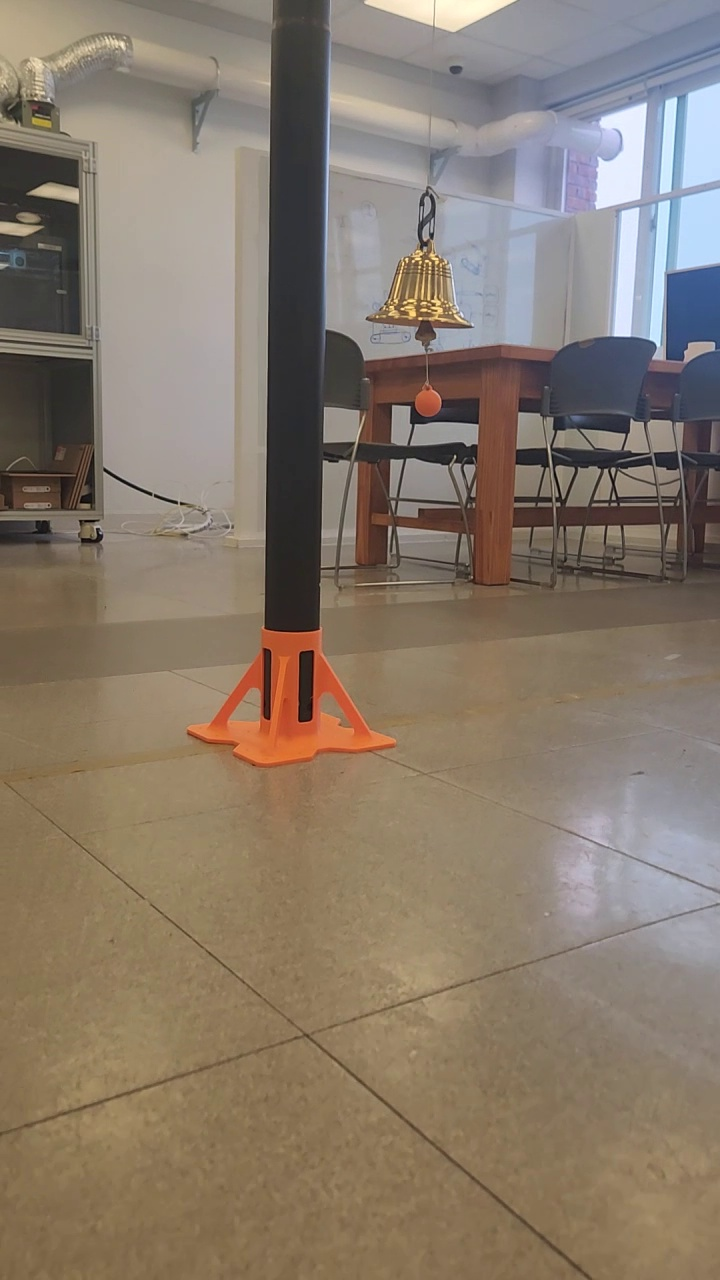
#> input picture data/roboflow/dataset (before modifications)/images/train/20260403_172554_00003.jpg, 720 x 1280 px; its folder holds only this picture in this run
$ python -i bell_trigger_features.py   (imports and definitions only)
#> lines starting #> are read from the running program, lines starting #| are printed output that depends on the picture; after the words box and inside, x2 and y2 are one past the last pixel; in counts of white or black regions, pixels touching at a corner belong together
#> further down, picture is the input picture: shape (1280, 720, 3); mean B, G, R 107.3, 121.8, 135.5
from dataclasses import asdict, dataclass
from pathlib import Path

import cv2
import numpy as np


IMAGE_EXTS = {".jpg", ".jpeg", ".png", ".bmp", ".webp"}

FEATURE_NAMES = [
    "warm_ratio",
    "bright_ratio",
    "edge_ratio",
    "largest_blob_ratio",
    "mean_saturation",
    "mean_value",
    "std_value",
    "p90_value",
    "p10_value",
    "dark_ratio",
    "high_saturation_ratio",
]


@dataclass
class RoiConfig:
    x: float = 0.0
    y: float = 0.0
    w: float = 1.0
    h: float = 1.0


@dataclass
class BellFeatureConfig:
    warm_h_min: int = 5
    warm_h_max: int = 40
    warm_s_min: int = 35
    warm_v_min: int = 40
    bright_v_min: int = 170
    bright_s_max: int = 130
    dark_v_max: int = 55
    high_s_min: int = 120
    canny_low: int = 60
    canny_high: int = 140
    blur_kernel: int = 5
    morph_kernel: int = 9


def config_to_dict(config):
    return asdict(config)


def config_from_dict(values):
    return BellFeatureConfig(**{key: values[key] for key in BellFeatureConfig.__dataclass_fields__ if key in values})


def roi_from_dict(values):
    return RoiConfig(**{key: values[key] for key in RoiConfig.__dataclass_fields__ if key in values})


def image_paths(folder):
    folder = Path(folder)
    return sorted(path for path in folder.iterdir() if path.is_file() and path.suffix.lower() in IMAGE_EXTS)


def clamp_roi(frame_shape, roi_config):
    height, width = frame_shape[:2]
    x1 = int(round(np.clip(roi_config.x, 0.0, 1.0) * width))
    y1 = int(round(np.clip(roi_config.y, 0.0, 1.0) * height))
    x2 = int(round(np.clip(roi_config.x + roi_config.w, 0.0, 1.0) * width))
    y2 = int(round(np.clip(roi_config.y + roi_config.h, 0.0, 1.0) * height))

    if x2 <= x1:
        x2 = min(width, x1 + 1)
    if y2 <= y1:
        y2 = min(height, y1 + 1)

    return x1, y1, x2, y2


def extract_roi(frame, roi_config):
    x1, y1, x2, y2 = clamp_roi(frame.shape, roi_config)
    return frame[y1:y2, x1:x2], (x1, y1, x2, y2)


def odd_kernel_size(value):
    value = max(1, int(value))
    return value if value % 2 == 1 else value + 1


def build_feature_masks(frame_bgr, roi_config=None, config=None):
    if roi_config is None:
        roi_config = RoiConfig()
    if config is None:
        config = BellFeatureConfig()

    roi, roi_box = extract_roi(frame_bgr, roi_config)
#> roi_box = (0, 0, 720, 1280)
    blur_size = odd_kernel_size(config.blur_kernel)
    blur = cv2.GaussianBlur(roi, (blur_size, blur_size), 0) if blur_size > 1 else roi
    hsv = cv2.cvtColor(blur, cv2.COLOR_BGR2HSV)
#> hsv: shape (1280, 720, 3); mean H, S, V 35.2, 65, 139.1
    gray = cv2.cvtColor(blur, cv2.COLOR_BGR2GRAY)

    warm_mask = cv2.inRange(
        hsv,
        np.array([config.warm_h_min, config.warm_s_min, config.warm_v_min]),
        np.array([config.warm_h_max, 255, 255]),
    )
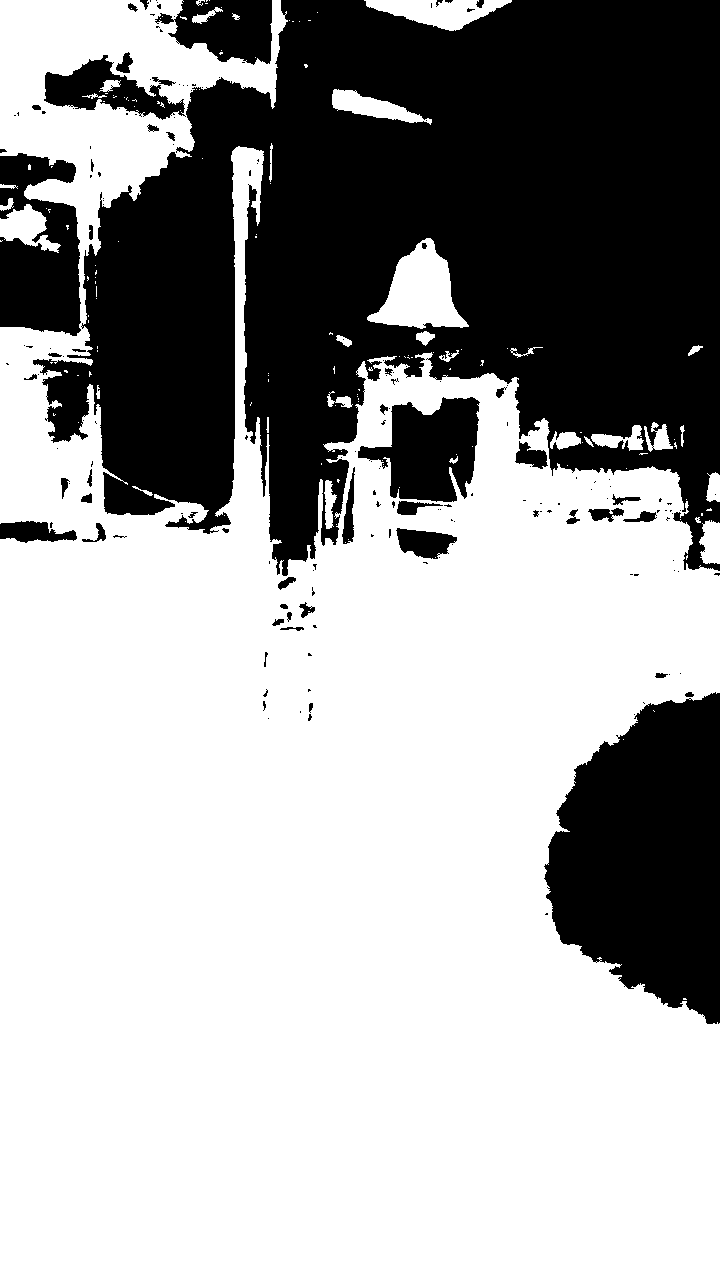
#> warm_mask: shape (1280, 720); 64.4% white; 184 black regions (132 under 20 px), largest, box (x1, y1, x2, y2) and area: (33, 0, 720, 576) 251259, (544, 692, 720, 1024) 42195, (0, 153, 81, 336) 10706
    bright_mask = cv2.inRange(
        hsv,
        np.array([0, 0, config.bright_v_min]),
        np.array([179, config.bright_s_max, 255]),
    )
#> bright_mask: shape (1280, 720); 12% white; 103 white regions (51 under 20 px), largest, box (x1, y1, x2, y2) and area: (433, 68, 720, 360) 45225, (61, 117, 268, 464) 33741, (558, 838, 720, 919) 5568

    kernel_size = odd_kernel_size(config.morph_kernel)
    kernel = cv2.getStructuringElement(cv2.MORPH_ELLIPSE, (kernel_size, kernel_size))
    warm_clean = cv2.morphologyEx(warm_mask, cv2.MORPH_OPEN, kernel)
#> warm_clean: shape (1280, 720); 63.2% white; 67 black regions (43 under 20 px), largest, box (x1, y1, x2, y2) and area: (0, 0, 720, 590) 282346, (544, 692, 720, 1024) 42593, (355, 397, 480, 515) 9226
    warm_clean = cv2.morphologyEx(warm_clean, cv2.MORPH_CLOSE, kernel)
#> warm_clean: shape (1280, 720); 63.6% white; 13 black regions, largest, box (x1, y1, x2, y2) and area: (0, 0, 720, 587) 280693, (545, 692, 720, 1024) 42493, (358, 397, 479, 515) 9097

    warm_nearby = cv2.dilate(warm_clean, kernel, iterations=2)
#> warm_nearby: shape (1280, 720); 69.2% white; 14 black regions (5 under 20 px), largest, box (x1, y1, x2, y2) and area: (0, 0, 720, 559) 232751, (553, 701, 720, 1016) 37991, (386, 406, 471, 507) 5787
    bright_near_warm = cv2.bitwise_and(bright_mask, warm_nearby)
#> bright_near_warm: shape (1280, 720); 2.7% white; 83 white regions (45 under 20 px), largest, box (x1, y1, x2, y2) and area: (61, 117, 198, 253) 6229, (0, 0, 126, 100) 4974, (223, 139, 268, 464) 2896
    candidate_mask = cv2.bitwise_or(warm_clean, bright_near_warm)
#> candidate_mask: shape (1280, 720); 64.2% white; 24 black regions (9 under 20 px), largest, box (x1, y1, x2, y2) and area: (0, 0, 720, 587) 274526, (545, 692, 720, 1024) 42493, (358, 397, 479, 515) 9097
    candidate_mask = cv2.morphologyEx(candidate_mask, cv2.MORPH_CLOSE, kernel)
#> candidate_mask: shape (1280, 720); 64.4% white; 16 black regions, largest, box (x1, y1, x2, y2) and area: (0, 0, 720, 587) 273303, (545, 692, 720, 1024) 42493, (358, 397, 479, 515) 9097

    edges = cv2.Canny(gray, config.canny_low, config.canny_high)
#> edges: shape (1280, 720); 2.4% white in thin lines or dots
    edges_near_candidate = cv2.bitwise_and(edges, cv2.dilate(candidate_mask, kernel, iterations=1))
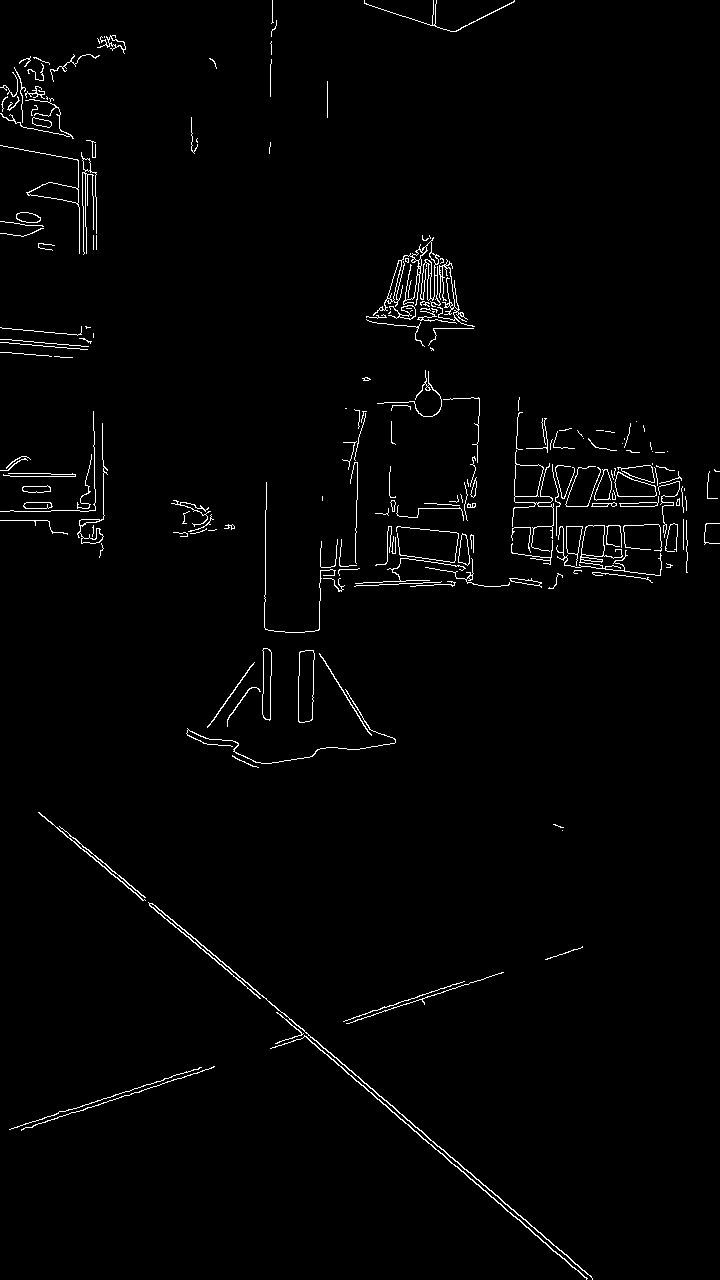
#> edges_near_candidate: shape (1280, 720); 1.6% white in thin lines or dots

    return {
        "roi": roi,
        "roi_box": roi_box,
        "hsv": hsv,
        "gray": gray,
        "warm_mask": warm_clean,
        "bright_mask": bright_near_warm,
        "edge_mask": edges_near_candidate,
        "candidate_mask": candidate_mask,
    }


def largest_blob_ratio(mask):
    contours, _ = cv2.findContours(mask, cv2.RETR_EXTERNAL, cv2.CHAIN_APPROX_SIMPLE)
    if not contours:
        return 0.0
    roi_area = float(mask.shape[0] * mask.shape[1])
    return cv2.contourArea(max(contours, key=cv2.contourArea)) / roi_area


def extract_bell_features(frame_bgr, roi_config=None, config=None):
    masks = build_feature_masks(frame_bgr, roi_config=roi_config, config=config)
#> masks = 8 items
    hsv = masks["hsv"]
    value = hsv[:, :, 2]
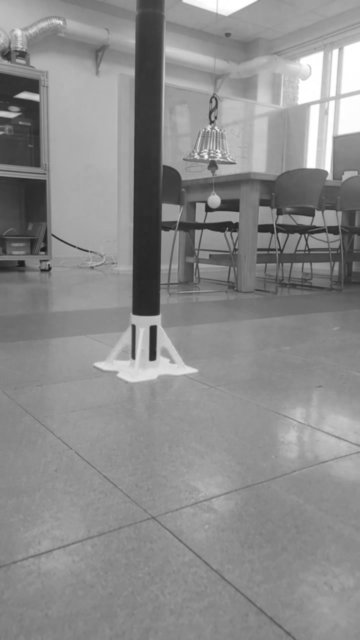
#> value: shape (1280, 720) (shown at 1/2 size); min 25, max 255, mean 139.1
    saturation = hsv[:, :, 1]
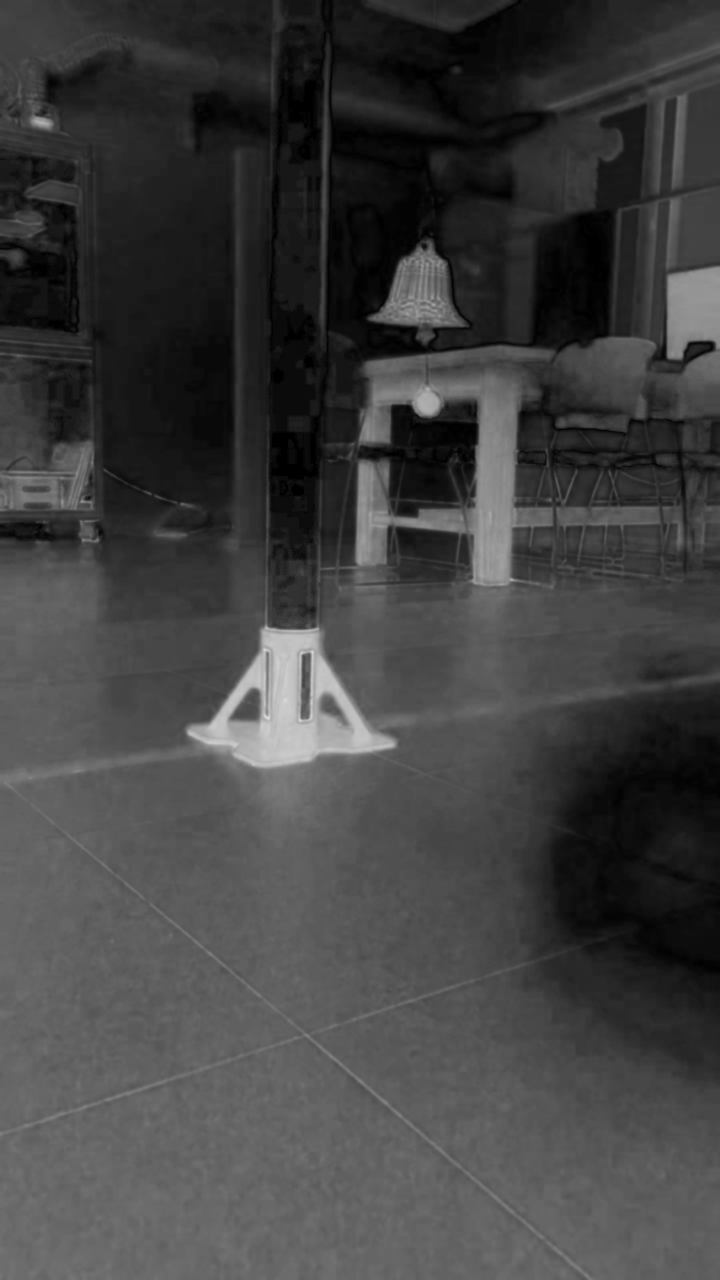
#> saturation: shape (1280, 720); min 0, max 223, mean 65
    roi_area = float(value.shape[0] * value.shape[1])

    features = {
        "warm_ratio": cv2.countNonZero(masks["warm_mask"]) / roi_area,
        "bright_ratio": cv2.countNonZero(masks["bright_mask"]) / roi_area,
        "edge_ratio": cv2.countNonZero(masks["edge_mask"]) / roi_area,
        "largest_blob_ratio": largest_blob_ratio(masks["candidate_mask"]),
        "mean_saturation": float(np.mean(saturation)),
        "mean_value": float(np.mean(value)),
        "std_value": float(np.std(value)),
        "p90_value": float(np.percentile(value, 90)),
        "p10_value": float(np.percentile(value, 10)),
        "dark_ratio": float(np.mean(value <= (config or BellFeatureConfig()).dark_v_max)),
        "high_saturation_ratio": float(np.mean(saturation >= (config or BellFeatureConfig()).high_s_min)),
    }
#> in largest_blob_ratio, `contours, _ = cv2.findContours(mask, cv2.RETR_EXTERNAL, cv2.CHAIN_APPR..`: contours = 15 contours; largest, box (x1, y1, x2, y2) and area: (0, 139, 720, 1280) 554154, (0, 0, 277, 253) 32239, (370, 238, 474, 348) 6122, (364, 0, 516, 33) 2678, (328, 81, 429, 131) 2442
    return {name: float(features[name]) for name in FEATURE_NAMES}, masks


def feature_vector(features):
    return [features[name] for name in FEATURE_NAMES]


def draw_roi(frame, roi_box, color=(255, 255, 0), thickness=2):
    x1, y1, x2, y2 = roi_box
    cv2.rectangle(frame, (x1, y1), (x2, y2), color, thickness)


# [6 lines left out: function put_lines, not called in this run]

>>> import cv2
>>> picture = cv2.imread('../../../data/roboflow/dataset (before modifications)/images/train/20260403_172554_00003.jpg')
>>> result = extract_bell_features(picture)

$ run again, on data/roboflow/dataset (before modifications)/images/train/20260403_172554_00006.jpg
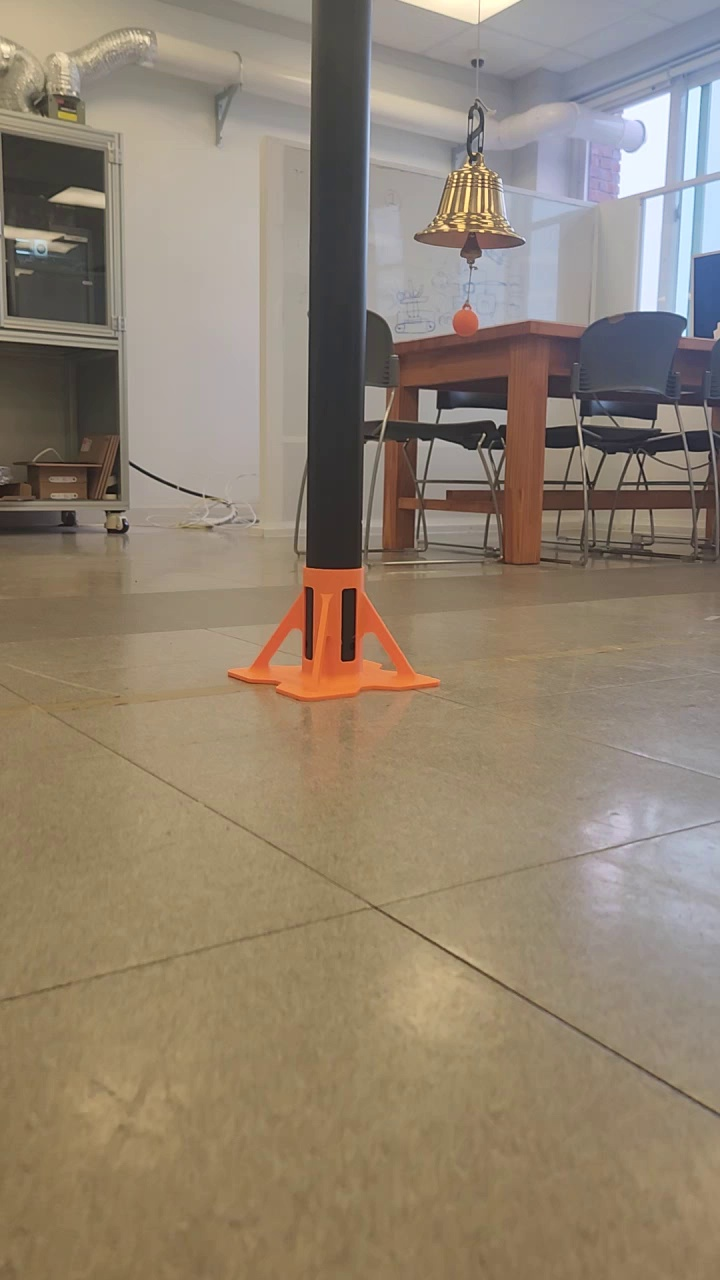
#> input picture data/roboflow/dataset (before modifications)/images/train/20260403_172554_00006.jpg, 720 x 1280 px
#> picture is the input picture: shape (1280, 720, 3); mean B, G, R 112.4, 130.4, 144.7
#> roi_box = (0, 0, 720, 1280)
#> hsv: shape (1280, 720, 3); mean H, S, V 32.9, 64.9, 147.3
#> in build_feature_masks, `warm_mask = cv2.inRange( hsv, np.array([config.warm_h_min, config.warm..`:
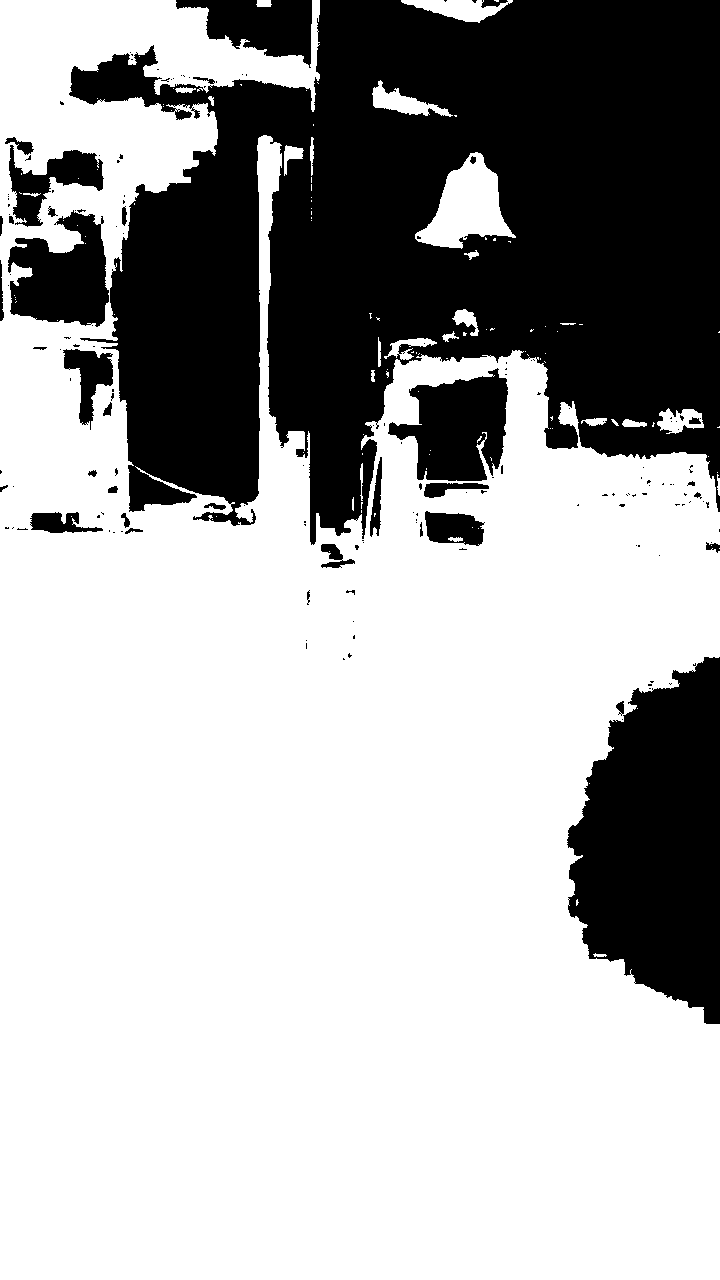
#> warm_mask: shape (1280, 720); 67% white; 166 black regions (129 under 20 px), largest, box (x1, y1, x2, y2) and area: (69, 0, 720, 545) 230834, (567, 657, 720, 1024) 40010, (388, 368, 508, 481) 8713
#> bright_mask: shape (1280, 720); 17.3% white; 250 white regions (150 under 20 px), largest, box (x1, y1, x2, y2) and area: (86, 106, 309, 519) 57145, (394, 50, 720, 341) 43743, (0, 0, 151, 95) 7875
#> warm_nearby: shape (1280, 720); 71.5% white; 8 black regions (1 under 20 px), largest, box (x1, y1, x2, y2) and area: (11, 0, 720, 528) 218868, (576, 665, 720, 1016) 35664, (421, 377, 500, 490) 6455
#> bright_near_warm: shape (1280, 720); 6.1% white; 218 white regions (137 under 20 px), largest, box (x1, y1, x2, y2) and area: (86, 106, 226, 263) 8247, (0, 0, 151, 95) 7875, (383, 942, 493, 1041) 6772
#> edges: shape (1280, 720); 2.1% white in thin lines or dots, all inside (x1, y1, x2, y2) = (0, 0, 720, 1117)
#> masks = 8 items
#> in extract_bell_features, `saturation = hsv[:, :, 1]`:
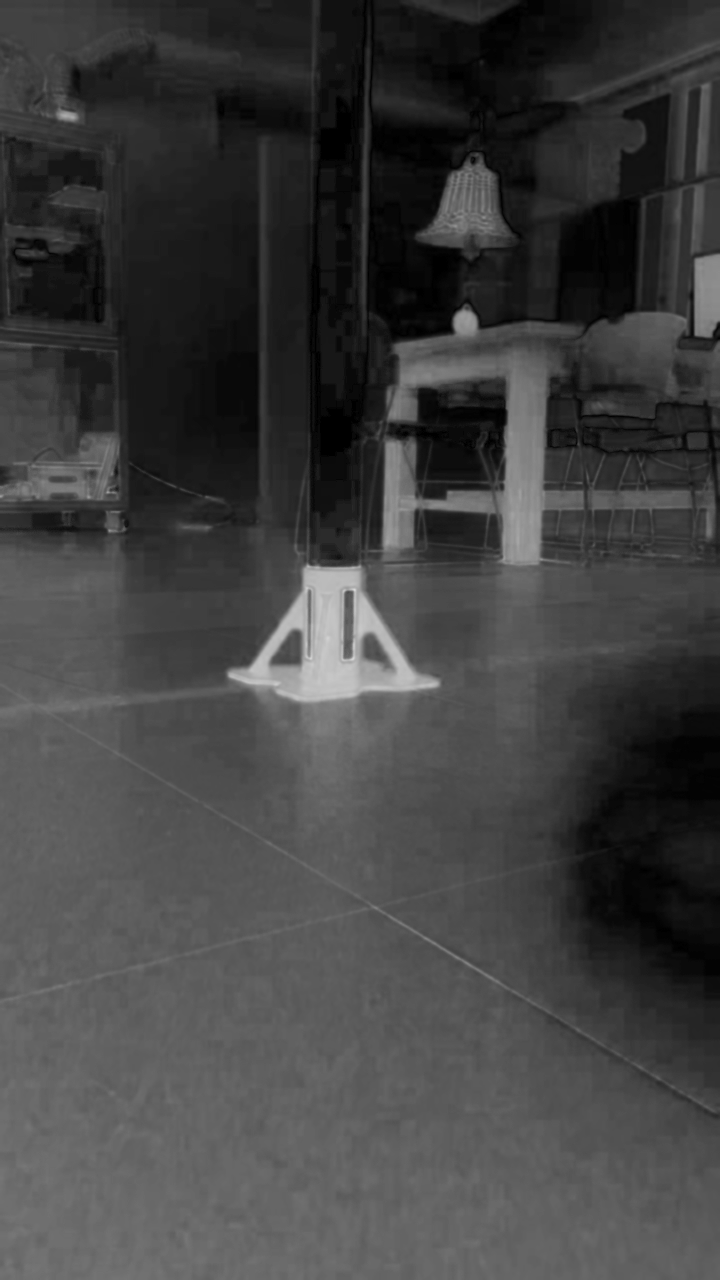
#> saturation: shape (1280, 720); min 0, max 216, mean 64.9
#> contours = 12 contours, 1 with area under 20; largest, box (x1, y1, x2, y2) and area: (0, 313, 720, 1280) 574547, (0, 0, 317, 263) 44924, (249, 128, 309, 315) 5520, (413, 155, 518, 255) 5416, (368, 78, 436, 123) 1944
